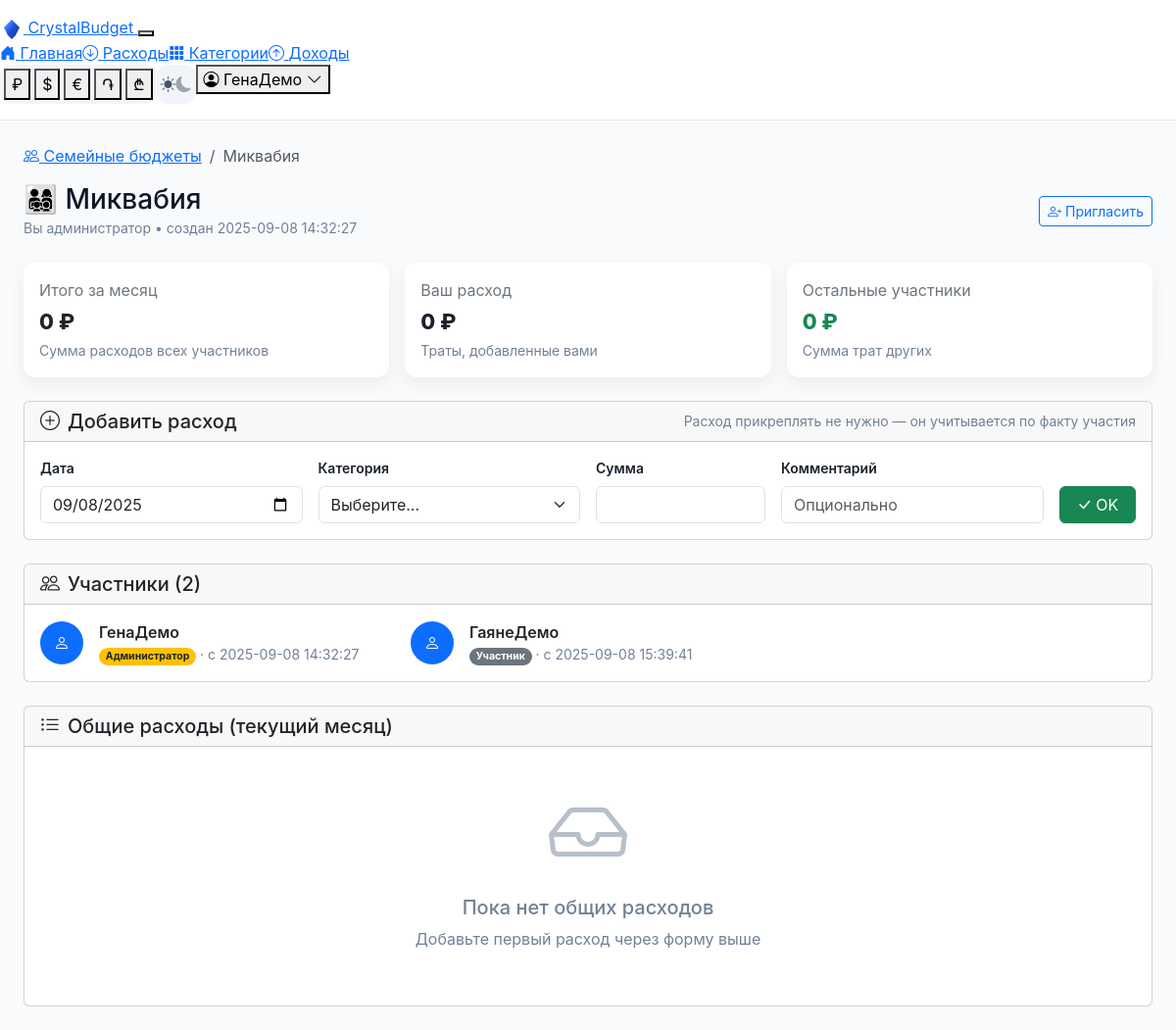
The page /shared-budgets/1 (signed in) on the database its author committed.
### tables this page shows
CREATE TABLE users (
            id INTEGER PRIMARY KEY AUTOINCREMENT,
            email TEXT UNIQUE NOT NULL,
            name TEXT NOT NULL,
            password_hash TEXT NOT NULL,
            created_at TEXT DEFAULT CURRENT_TIMESTAMP
        , timezone TEXT DEFAULT 'UTC', locale TEXT DEFAULT 'ru', default_currency TEXT DEFAULT 'RUB', theme TEXT DEFAULT 'light', avatar_path TEXT);

CREATE TABLE shared_budgets (
              id INTEGER PRIMARY KEY AUTOINCREMENT,
              name TEXT NOT NULL,
              creator_id INTEGER NOT NULL REFERENCES users(id) ON DELETE CASCADE,
              invite_code TEXT UNIQUE NOT NULL,
              created_at TIMESTAMP DEFAULT CURRENT_TIMESTAMP
            );

CREATE TABLE shared_budget_members (
              id INTEGER PRIMARY KEY AUTOINCREMENT,
              shared_budget_id INTEGER NOT NULL REFERENCES shared_budgets(id) ON DELETE CASCADE,
              user_id INTEGER NOT NULL REFERENCES users(id) ON DELETE CASCADE,
              role TEXT DEFAULT 'member',
              joined_at TIMESTAMP DEFAULT CURRENT_TIMESTAMP,
              UNIQUE(shared_budget_id, user_id)
            );

### app.py (the view)
@app.route('/shared-budgets/<int:budget_id>')
@login_required
def shared_budget_detail(budget_id):
    conn = get_db()
    user_id = session['user_id']
    cursor = conn.execute("""
    SELECT sb.*, sbm.role
    FROM shared_budgets sb
    JOIN shared_budget_members sbm ON sb.id = sbm.shared_budget_id
    WHERE sb.id = ? AND sbm.user_id = ?
    """, (budget_id, user_id))
    budget = cursor.fetchone()
    if not budget:
        flash('Бюджет не найден или у вас нет доступа', 'error')
        return redirect(url_for('shared_budgets'))
    cursor = conn.execute("""
    SELECT u.name AS username, sbm.role, sbm.joined_at
    FROM shared_budget_members sbm
    JOIN users u ON sbm.user_id = u.id
    WHERE sbm.shared_budget_id = ?
    ORDER BY sbm.joined_at ASC
    """, (budget_id,))
    members = cursor.fetchall()
    cursor = conn.execute("""
    SELECT e.amount, e.currency, e.note AS description, e.date, c.name AS category_name, u.name AS username
    FROM expenses e
    JOIN categories c ON e.category_id = c.id
    JOIN users u ON e.user_id = u.id
    JOIN shared_budget_members sbm ON u.id = sbm.user_id
    WHERE sbm.shared_budget_id = ?
    AND strftime('%Y-%m', e.date) = strftime('%Y-%m', 'now')
    ORDER BY e.date DESC, e.id DESC
    LIMIT 50
    """, (budget_id,))
    recent_expenses = cursor.fetchall()
    categories = conn.execute(
        "SELECT id, name FROM categories WHERE user_id=? ORDER BY name", (user_id,)
    ).fetchall()
    today = datetime.now().strftime("%Y-%m-%d")
    conn.close()
    return render_template('shared_budget_detail.html',
                         budget=budget,
                         members=members,
                         recent_expenses=recent_expenses,
                         categories=categories,
                         today=today)

### templates/shared_budget_detail.html (shortened to what this page needs)
{% extends "base.html" %}
{% block content %}
<nav aria-label="breadcrumb" class="mb-3">
  <ol class="breadcrumb">
    <li class="breadcrumb-item"><a href="{{ url_for('shared_budgets') }}"><i class="bi bi-people"></i> Семейные бюджеты</a></li>
    <li class="breadcrumb-item active" aria-current="page">{{ budget.name }}</li>
  </ol>
</nav>
<div class="d-flex justify-content-between align-items-center mb-4">
  <div>
    <h1 class="h3 m-0">👨‍👩‍👧‍👦 {{ budget.name }}</h1>
    <small class="text-muted">
      {% if budget.role == 'admin' %}Вы администратор{% else %}Участник{% endif %} • создан {{ budget.created_at|default('') }}
    </small>
  </div>
  {% if budget.role == 'admin' %}
  <button class="btn btn-outline-primary btn-sm" data-bs-toggle="modal" data-bs-target="#inviteModal">
    <i class="bi bi-person-plus"></i> Пригласить
  </button>
  {% endif %}
</div>
{% set total_sum = recent_expenses|map(attribute='amount')|sum %}
{% set my_sum = (recent_expenses|selectattr('username','equalto', session.name)|map(attribute='amount')|sum) if session.name else 0 %}
{% set others_sum = total_sum - my_sum %}
<div class="row g-3 mb-4">
  <div class="col-md-4">
    <div class="card kpi-card">
      <div class="card-body">
        <div class="kpi-label mb-1">Итого за месяц</div>
        <div class="kpi-value">
          {{ total_sum|format_amount }} <span class="currency-display">{{ currency_symbol }}</span>
        </div>
        <small class="text-muted">Сумма расходов всех участников</small>
      </div>
    </div>
  </div>
  <div class="col-md-4">
    <div class="card kpi-card">
      <div class="card-body">
        <div class="kpi-label mb-1">Ваш расход</div>
        <div class="kpi-value text-primary">
          {{ my_sum|format_amount }} <span class="currency-display">{{ currency_symbol }}</span>
        </div>
        <small class="text-muted">Траты, добавленные вами</small>
      </div>
    </div>
  </div>
  <div class="col-md-4">
    <div class="card kpi-card">
      <div class="card-body">
        <div class="kpi-label mb-1">Остальные участники</div>
        <div class="kpi-value {{ 'text-danger' if others_sum>my_sum else 'text-success' }}">
          {{ others_sum|format_amount }} <span class="currency-display">{{ currency_symbol }}</span>
        </div>
        <small class="text-muted">Сумма трат других</small>
      </div>
    </div>
  </div>
</div>
<div class="card mb-4">
  <div class="card-header">
    <div class="d-flex align-items-center justify-content-between">
      <h5 class="m-0"><i class="bi bi-plus-circle me-2"></i>Добавить расход</h5>
      <small class="text-muted">Расход прикреплять не нужно — он учитывается по факту участия</small>
    </div>
  </div>
  <div class="card-body">
    {% if categories and categories|length %}
    <form method="POST" action="{{ url_for('expenses') }}">
      <div class="row g-3 align-items-end">
        <div class="col-md-3">
          <label class="form-label">Дата</label>
          <input type="date" name="date" class="form-control" value="{{ today }}" required>
        </div>
        <div class="col-md-3">
          <label class="form-label">Категория</label>
          <select name="category_id" class="form-select" required>
            <option value="">Выберите…</option>
          </select>
        </div>
        <div class="col-md-2">
          <label class="form-label">Сумма</label>
          <input type="number" name="amount" step="0.01" min="0.01" inputmode="decimal" class="form-control" required>
        </div>
        <div class="col-md-3">
          <label class="form-label">Комментарий</label>
          <input type="text" name="note" class="form-control" placeholder="Опционально">
        </div>
        <div class="col-md-1 d-grid">
          <button class="btn btn-success"><i class="bi bi-check-lg me-1"></i>OK</button>
        </div>
      </div>
    </form>
    {% else %}
      <div class="alert alert-info mb-0">
        У вас пока нет категорий. Создайте их на странице <a class="alert-link" href="{{ url_for('categories') }}">«Категории»</a>.
      </div>
    {% endif %}
  </div>
</div>
<div class="card mb-4">
  <div class="card-header"><h5 class="m-0"><i class="bi bi-people me-2"></i>Участники ({{ members|length }})</h5></div>
  <div class="card-body">
    <div class="row g-3">
      {% for m in members %}
      <div class="col-md-6 col-lg-4">
        <div class="d-flex align-items-center gap-3">
          <div class="avatar"><i class="bi bi-person"></i></div>
          <div>
            <div class="fw-semibold">{{ m.username }}</div>
            <div class="small text-muted">
              <span class="badge badge-role {% if m.role=='admin' %}bg-warning text-dark{% else %}bg-secondary{% endif %}">
                {{ 'Администратор' if m.role=='admin' else 'Участник' }}
              </span>
              · с {{ m.joined_at|format_date_with_day }}
            </div>
          </div>
        </div>
      </div>
      {% endfor %}
    </div>
  </div>
</div>
<div class="card">
  <div class="card-header"><h5 class="m-0"><i class="bi bi-list-ul me-2"></i>Общие расходы (текущий месяц)</h5></div>
  <div class="card-body">
    {% if recent_expenses and recent_expenses|length %}
    <div class="table-responsive">
      <table class="table table-hover align-middle">
        <thead><tr>
          <th>Участник</th><th>Дата</th><th>Категория</th><th>Описание</th>
          <th class="text-end">Сумма</th>
        </tr></thead>
        <tbody>
          {% for e in recent_expenses %}
          <tr>
            <td>
              <div class="d-flex align-items-center gap-2">
                <div class="avatar avatar-sm"><i class="bi bi-person"></i></div>
                {{ e.username }}
              </div>
            </td>
            <td>{{ e.date|format_date_with_day }}</td>
            <td><span class="badge bg-secondary">{{ e.category_name }}</span></td>
            <td>{{ e.description or '-' }}</td>
            <td class="text-end fw-semibold">
              {% if e.currency %}
                <span data-amount="{{ e.amount }}" data-currency="{{ e.currency }}">{{ e.amount|format_amount }}</span>
                <span class="currency-display">{{ currency_symbol }}</span>
              {% else %}
                {{ e.amount|format_amount }} <span class="currency-display">{{ currency_symbol }}</span>
              {% endif %}
            </td>
          </tr>
          {% endfor %}
        </tbody>
        <tfoot>
          <tr>
            <th colspan="4" class="text-end">Итого</th>
            <th class="text-end">
              {{ total_sum|format_amount }} <span class="currency-display">{{ currency_symbol }}</span>
            </th>
          </tr>
        </tfoot>
      </table>
    </div>
    {% else %}
      <div class="text-center py-4">
        <i class="bi bi-inbox display-1 text-muted opacity-50"></i>
        <h5 class="text-muted mt-3">Пока нет общих расходов</h5>
        <p class="text-muted">Добавьте первый расход через форму выше</p>
      </div>
    {% endif %}
  </div>
</div>
{% endblock %}

### templates/base.html (shortened to what this page needs)
<!DOCTYPE html>
<html lang="ru">
<head>
  <link href="https://cdn.jsdelivr.net/npm/bootstrap@5.3.3/dist/css/bootstrap.min.css" rel="stylesheet" />
  <link href="https://cdn.jsdelivr.net/npm/bootstrap-icons@1.11.3/font/bootstrap-icons.css" rel="stylesheet" />
  <link rel="stylesheet" href="{{ url_for('static', filename='css/clean-theme.css') }}" />
  <link rel="stylesheet" href="{{ url_for('static', filename='css/improved-visual-hierarchy.css') }}" />
  <link rel="stylesheet" href="{{ url_for('static', filename='css/zen-style.css') }}" />
</head>
<body data-auth="{{ '1' if session.user_id else '0' }}">
  {% if session.user_id %}
  <nav class="mf-navbar" aria-label="Главная навигация">
    <div class="mf-navbar-container">
      <a class="mf-navbar-brand" href="{{ url_for('dashboard') }}" aria-label="CrystalBudget — на дашборд">
        <span class="mf-navbar-title">CrystalBudget</span>
      </a>
      <button class="mf-navbar-mobile-toggle" type="button" aria-controls="mobileSidebar" aria-expanded="false" aria-label="Открыть меню" onclick="toggleSidebar()">
      </button>
      <div class="mf-navbar-nav d-none d-lg-flex">
        <a class="mf-navbar-link {% if request.endpoint == 'dashboard' %}mf-navbar-link-active{% endif %}" href="{{ url_for('dashboard') }}">
          <i class="bi bi-house-door-fill"></i>
          <span>Главная</span>
        </a>
        <a class="mf-navbar-link {% if request.endpoint == 'expenses' %}mf-navbar-link-active{% endif %}" href="{{ url_for('expenses') }}">
          <i class="bi bi-arrow-down-circle"></i>
          <span>Расходы</span>
        </a>
        <a class="mf-navbar-link {% if request.endpoint == 'categories' %}mf-navbar-link-active{% endif %}" href="{{ url_for('categories') }}">
          <i class="bi bi-grid-3x3-gap-fill"></i>
          <span>Категории</span>
        </a>
        <a class="mf-navbar-link {% if request.endpoint in ['income_page','edit_income','sources_page'] %}mf-navbar-link-active{% endif %}" href="{{ url_for('income_page') }}">
          <i class="bi bi-arrow-up-circle"></i>
          <span>Доходы</span>
        </a>
      </div>
      <div class="mf-navbar-actions d-none d-lg-flex">
        <div class="mf-currency-selector" role="group" aria-label="Валюта">
          <button class="mf-currency-btn" id="curr-rub" onclick="setCurrency('RUB')" type="button" aria-pressed="true">₽</button>
          <button class="mf-currency-btn" id="curr-usd" onclick="setCurrency('USD')" type="button" aria-pressed="false">$</button>
          <button class="mf-currency-btn" id="curr-eur" onclick="setCurrency('EUR')" type="button" aria-pressed="false">€</button>
          <button class="mf-currency-btn" id="curr-amd" onclick="setCurrency('AMD')" type="button" aria-pressed="false">֏</button>
          <button class="mf-currency-btn" id="curr-gel" onclick="setCurrency('GEL')" type="button" aria-pressed="false">₾</button>
        </div>
        <button class="mf-theme-toggle" type="button" onclick="toggleTheme()" aria-label="Переключить тему">
          <i class="bi bi-sun-fill" id="light-icon"></i>
          <i class="bi bi-moon-fill" id="dark-icon"></i>
        </button>
        <div class="mf-user-menu">
          <button class="mf-user-toggle" type="button" data-bs-toggle="dropdown" aria-expanded="false">
            <i class="bi bi-person-circle"></i>
            <span class="mf-user-name">{{ session.name or session.email }}</span>
            <i class="bi bi-chevron-down"></i>
          </button>
        </div>
      </div>
    </div>
  </nav>
  {% endif %}
  <main id="main" class="container-modern py-4" tabindex="-1">
    {% block content %}{% endblock %}
    <div class="toast-container position-fixed top-0 end-0 p-3" id="toastContainer" aria-live="polite" aria-atomic="true"></div>
  </main>
</body>
</html>

### rows shown on the page
users: name "ГенаДемо"
shared_budgets: name "Миквабия", created_at "2025-09-08 14:32:27"
shared_budget_members: username "ГенаДемо", role "Администратор", joined_at "2025-09-08 14:32:27"
shared_budget_members: username "ГаянеДемо", role "Участник", joined_at "2025-09-08 15:39:41"

### other values the page prints
{{ total_sum|format_amount }} "0"
{{ currency_symbol }} "₽"
{{ my_sum|format_amount }} "0"
{{ others_sum|format_amount }} "0"
{{ members|length }} "2"
